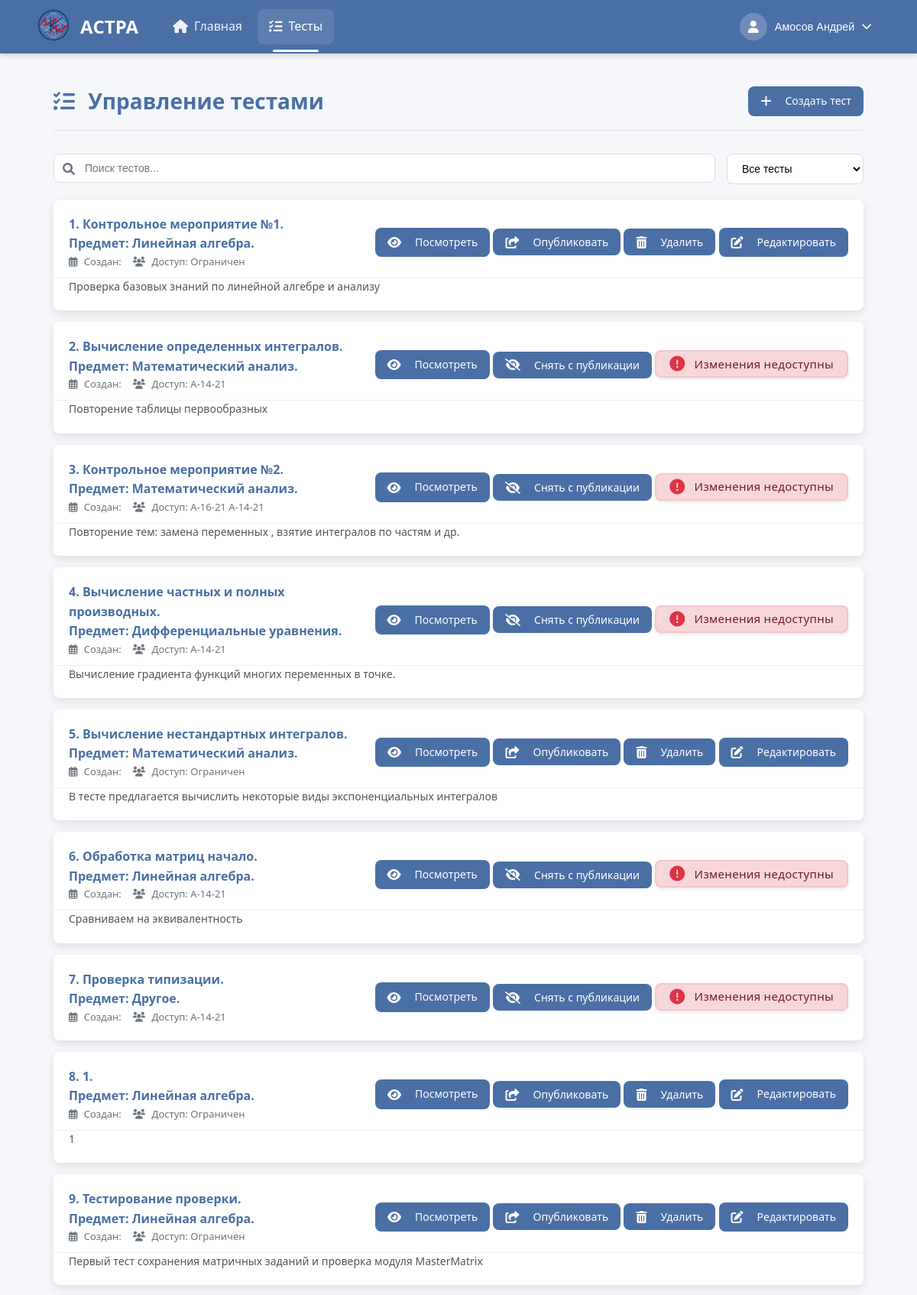
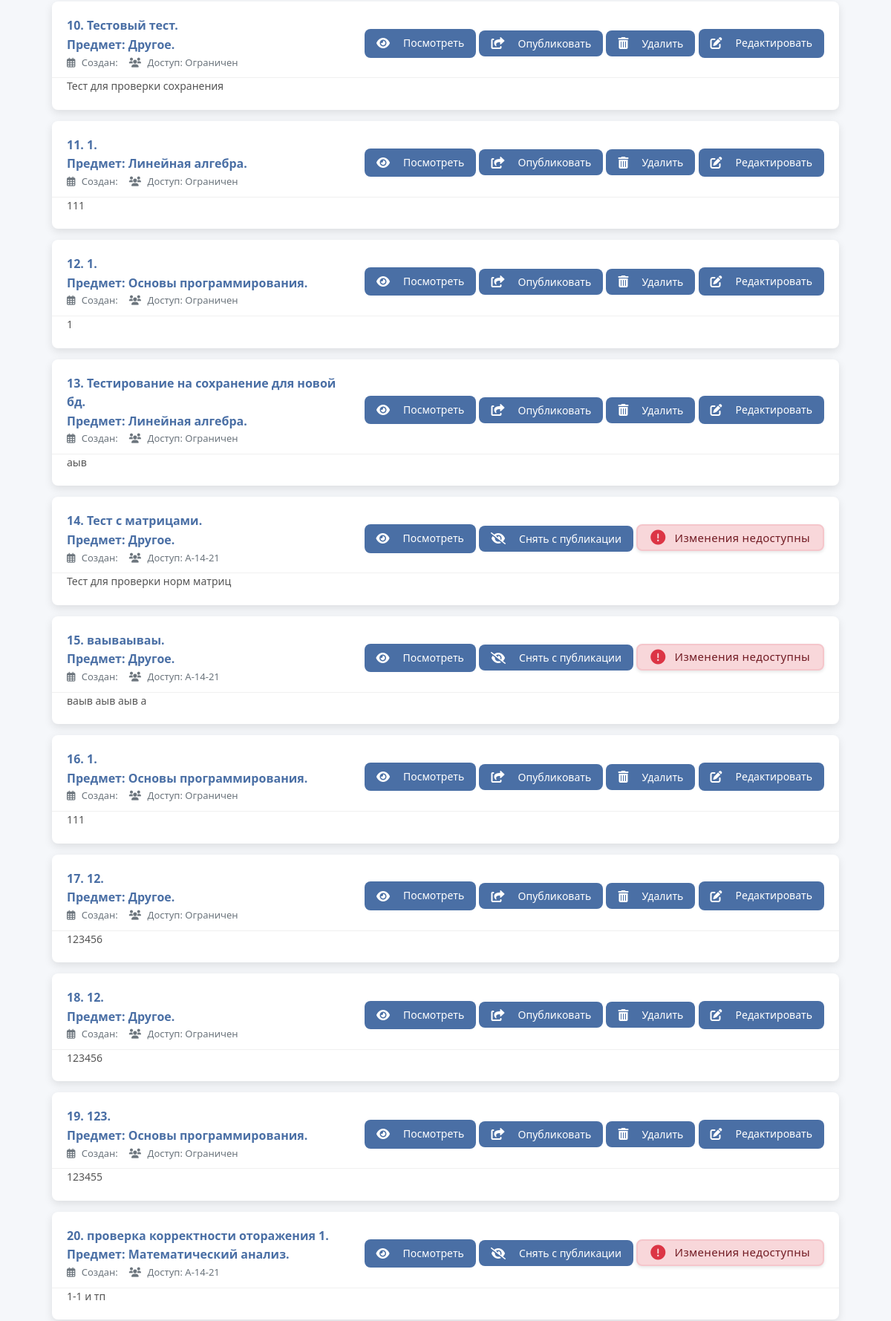
Screenshot of /TestsCreate/listTests/ (signed in, upper part) with the database file from the repository (2 pictures, top to bottom).
### users/models.py (models this page shows, shortened)
class CustomUser(AbstractBaseUser, PermissionsMixin):
    THEME_CHOICES = [
        ('light', 'Светлая'),
        ('dark', 'Тёмная'),
    ]
    email = models.EmailField(unique=True)
    role = models.CharField(max_length=10, choices=[('student', 'Student'), ('teacher', 'Teacher')])
    theme = models.CharField(max_length=10, choices=THEME_CHOICES, default='light')
    is_active = models.BooleanField(default=True)
    is_staff = models.BooleanField(default=False)
    objects = CustomUserManager()
    USERNAME_FIELD = 'email'
    REQUIRED_FIELDS = ['role']
    def get_full_name(self):
        if self.role == 'student' and hasattr(self, 'studentdata'):
            return f"{self.studentdata.last_name} {self.studentdata.first_name}"
        elif self.role == 'teacher' and hasattr(self, 'teacherdata'):
            return f"{self.teacherdata.last_name} {self.teacherdata.first_name}"
        return self.email
    def get_photo_url(self):
        if self.role == 'student' and hasattr(self, 'studentdata') and self.studentdata.photo:
            return self.studentdata.photo.url
        elif self.role == 'teacher' and hasattr(self, 'teacherdata') and self.teacherdata.photo:
            return self.teacherdata.photo.url
        return None

class TeacherData(models.Model):
    first_name = models.CharField(max_length=50, blank=False)
    last_name = models.CharField(max_length=50, blank=False)
    middle_name = models.CharField(max_length=50)
    photo = models.ImageField(upload_to='user_photos/', blank=True, null=True)
    institute = models.ForeignKey(StudentInstitute, default=6, on_delete=models.PROTECT)
    data_map = models.OneToOneField(CustomUser, on_delete=models.CASCADE)

class StudentGroup(models.Model):
    name = models.CharField(max_length=20, unique=True)
    name_inst = models.ForeignKey(StudentInstitute, on_delete=models.PROTECT)

### create_tests/models.py (models this page shows, shortened)
class AboutTest(models.Model):
    objects = None
    name_tests = models.CharField(max_length=255, blank=False)  # Название теста
    creator = models.ForeignKey(TeacherData, on_delete=models.PROTECT, null=True, blank=True,
                                related_name='created_tests')  # Создатель теста
    time_to_solution = models.DurationField(default=timedelta(hours=1, minutes=30))
    name_slug_tests = models.SlugField(max_length=255, unique=True, db_index=True, verbose_name="URL")  # Слаг имени
    num_of_attempts = models.IntegerField(blank=True, default=1)  # Количество попыток для решения
    type_of_result = models.IntegerField(blank=True, default=1)  # Тип возвращаемого результата
    description = models.CharField(max_length=150, default="", blank=True)
    is_published = models.IntegerField(default=0)
    is_done = models.IntegerField(default=1)
    is_draft = models.BooleanField(default=False)
    subj = models.ForeignKey(Subjects,
                             on_delete=models.PROTECT,
                             default=1)
    expressions = models.ManyToManyField(AboutExpressions)
    task_groups = models.ManyToManyField(TaskGroup, blank=True)  # Новые группы заданий

class Subjects(models.Model):
    name = models.CharField(max_length=100, unique=True, default="Другое")
    def __str__(self):
        return self.name

class PublishedGroup(models.Model):
    group_name = ForeignKey(StudentGroup, on_delete=models.PROTECT)
    test_name = ForeignKey(AboutTest, on_delete=models.PROTECT)
    teacher_name = ForeignKey(TeacherData, on_delete=models.PROTECT)

### create_tests/views.py (the view)
# urls.py: path('listTests/', views.test_list, name='test_list'),
@login_required
@role_required(['teacher', 'admin'])
def test_list(request):
    all_groups = StudentGroup.objects.all().select_related('institute')
    institutes = StudentInstitute.objects.all().prefetch_related('studentgroup_set')
    tests = AboutTest.objects.all()
    published = PublishedGroup.objects.select_related('group_name', 'test_name')
    published_groups = [pg.group_name for pg in published]
    return render(request, 'create_tests/all_test_for_teach.html', {
        'tests': tests,
        'all_groups': all_groups,
        'institutes': institutes,
        'groups': published_groups,
        'published': published
    })

### users/context_processors.py (called while the page is built)
def user_role(request):
    if request.user.is_authenticated:
        return {'user_role': request.user.role}
    return {}

### create_tests/templates/create_tests/all_test_for_teach.html (shortened to what this page needs)
{% extends 'create_tests/header.html' %}
{% load static %}
{% load my_filters %}
{% block extra_css %}
    <link rel="stylesheet" href="{% static 'css/all_test_for_teach.css' %}">
    <link rel="stylesheet" href="{% static 'libs/fontawesome/css/all.min.css' %}">
{% endblock %}
{% block content %}
<div class="container">
    <div class="header">
        <h1><i class="fas fa-tasks"></i> Управление тестами</h1>
        <div class="actions">
            <a href="{% url 'create_tests:create_test' %}" class="btn btn-primary">
                <i class="fas fa-plus"></i> Создать тест
            </a>
        </div>
    </div>
    <div class="search-filter">
        <div class="search-box">
            <i class="fas fa-search"></i>
            <input type="text" id="testSearch" placeholder="Поиск тестов...">
        </div>
        <div class="filter-box">
            <select id="testFilter">
                <option value="all">Все тесты</option>
            </select>
        </div>
    </div>
    <div class="tests-container">
        {% if tests %}
            <ul class="tests-list">
                {% for test in tests %}
                <li class="test-card" data-slug="{{ test.name_slug_tests }}" data-published="{% if test.is_published %}true{% else %}false{% endif %}">
                    <div class="test-main">
                        <div class="test-info">
                            <div class="base_info">
                                <span class="test-subj">{{ forloop.counter }}. {{ test.name_tests }}.</span>
                                <span class="test-number">Предмет: {{ test.subj }}.</span>
                            </div>
                            <div class="test-meta">
                                <span><i class="far fa-calendar-alt"></i> Создан: {{ test.created_at|date:"d.m.Y" }}</span>
                                <span><i class="fas fa-users"></i>
                                    Доступ:
                                    {% with found=0 %}
                                        {% for pub in published %}
                                            {% if pub.test_name.id == test.id %}
                                                {{ pub.group_name.name }}
                                            {% endif %}
                                        {% endfor %}
                                        {% if not test.is_published %}Ограничен{% endif %}
                                    {% endwith %}
                                </span>
                            </div>
                        </div>
                        <div class="test-actions">
                            <a href="{% url 'create_tests:some_test' test.name_slug_tests %}" class="btn btn-watch">
                                <i class="fa-solid fa-eye"></i> Посмотреть
                            </a>
                            {% if not test.is_published %}
                                <button class="btn btn-publish publish-btn"
                                        data-slug="{{ test.name_slug_tests }}"
                                        data-url="{% url 'create_tests:publish_test' test.name_slug_tests %}">
                                    <i class="fas fa-share-square"></i> Опубликовать
                                </button>
                                <button class="btn btn-danger delete-btn"
                                        data-slug="{{ test.name_slug_tests }}"
                                        data-url="{% url 'create_tests:delete_test' test.name_slug_tests %}">
                                    <i class="fas fa-trash-alt"></i> Удалить
                                </button>
                                <a href="{% url 'create_tests:edit_test' test.name_slug_tests %}" class="btn btn-edit">
                                    <i class="fas fa-edit"></i> Редактировать
                                </a>
                                {% else %}
                                    <button class="btn btn-unpublish unpublish-btn"
                                            data-url="{% url 'create_tests:unpublish_test' test.name_slug_tests %}">
                                        <i class="fa-solid fa-eye-slash"></i> Снять с публикации
                                    </button>
                                    <div class="edit-disabled-notice">
                                        <i class="fas fa-exclamation-circle"></i>
                                        <span>Изменения недоступны</span>
                                    </div>
                                {% endif %}
                        </div>
                    </div>
                    {% if test.description %}
                    <div class="test-description">
                        <p>{{ test.description }}</p>
                    </div>
                    {% endif %}
                </li>
                {% endfor %}
            </ul>
        {% endif %}
    </div>
</div>
{% endblock %}

### create_tests/templates/create_tests/header.html (shortened to what this page needs)
<!DOCTYPE html>
<html lang="ru">
<head>
    {% load static %}
    <link rel="stylesheet" href="{% static 'css/header.css' %}">
    <link rel="stylesheet" href="{% static 'css/dark-theme.css' %}">
    <link rel="stylesheet" href="{% static 'libs/fontawesome/css/all.min.css' %}">
    {% block extra_css %}{% endblock %}
</head>
<body data-theme="{{ user.theme|default:'light' }}" data-user-theme="{{ user.theme|default:'light' }}">
<header class="app-header">
    <div class="header-container">
        <div class="header-brand">
            <span class="logo-icon">
                <img src="{% static 'images/logo.png' %}" alt="" style="width: 40px; height: 40px;">
            </span>
            <h2><span class="logo-text">АСТРА</span></h2>
        </div>
        <nav class="main-nav">
            <ul class="nav-list">
                {% if user.role == 'teacher' %}
                    <li class="nav-item">
                        <a href="/personaInf/" class="nav-link {% if request.path == '/personaInf/' %}active{% endif %}">
                            <i class="fas fa-home"></i>
                            <span>Главная</span>
                        </a>
                    </li>
                    <li class="nav-item">
                        <a href="/TestsCreate/listTests/" class="nav-link {% if '/TestsCreate/listTests/' in request.path %}active{% endif %}">
                            <i class="fas fa-tasks"></i>
                            <span>Тесты</span>
                        </a>
                    </li>
                {% endif %}
            </ul>
        </nav>
        <div class="user-controls">
            <div class="profile-dropdown">
                <button class="profile-btn" id="profileBtn">
                    <div class="avatar">
                        {% if user.get_photo_url %}
                            <img src="{{ user.get_photo_url }}" alt="Фото профиля" style="width: 100%; height: 100%; border-radius: 50%; object-fit: cover;">
                        {% else %}
                            <i class="fas fa-user"></i>
                        {% endif %}
                    </div>
                    <span class="username">{{ user.get_full_name }}</span>
                    <i class="fas fa-chevron-down"></i>
                </button>
            </div>
        </div>
    </div>
</header>
<main class="app-main">
    {% block content %}{% endblock %}
</main>
</body>
</html>

### create_tests/static/css/header.css (style rules this page uses)
:root { --primary-color: #4a6fa5; --primary-hover: #3a5a8a; --secondary-color: #6c757d; --success-color: #28a745; --danger-color: #dc3545; --warning-color: #ffc107; --info-color: #17a2b8; --light-color: #f8f9fa; --dark-color: #343a40; --text-light: #ffffff; --text-dark: #212529; --border-color: rgba(0, 0, 0, 0.1); --shadow-sm: 0 1px 3px rgba(0, 0, 0, 0.1); --shadow-md: 0 4px 6px rgba(0, 0, 0, 0.1); --shadow-lg: 0 10px 15px rgba(0, 0, 0, 0.1); --transition: all 0.3s ease; --border-radius: 8px; }
* { margin: 0; padding: 0; box-sizing: border-box; }
body { font-family: 'Segoe UI', Tahoma, Geneva, Verdana, sans-serif; line-height: 1.6; color: var(--text-dark); background-color: #f5f7fa; padding-top: 70px; }
.app-header { position: fixed; top: 0; left: 0; right: 0; height: 70px; background-color: var(--primary-color); color: var(--text-light); box-shadow: var(--shadow-md); z-index: 1000; }
.header-container { display: flex; justify-content: space-between; align-items: center; height: 100%; max-width: 95%; margin: 0 auto; padding: 0 20px; }
.header-brand { display: flex; align-items: center; gap: 15px; }
.nav-link.active, .mobile-nav-link.active { background-color: rgba(255, 255, 255, 0.1); color: var(--text-light); position: relative; }
.nav-link.active::after { content: ''; position: absolute; bottom: -10px; left: 50%; transform: translateX(-50%); width: 60%; height: 3px; background-color: var(--text-light); border-radius: 3px; }
.logo-icon { font-size: 3rem; color: #ffd700; }
.logo-text { size 500px; }
.main-nav { flex-grow: 1; margin: 0 30px; }
.nav-list { display: flex; list-style: none; gap: 5px; }
.nav-item { position: relative; }
.nav-link { display: flex; align-items: center; padding: 10px 15px; color: rgba(255, 255, 255, 0.9); text-decoration: none; border-radius: var(--border-radius); transition: var(--transition); gap: 8px; font-weight: 500; }
.nav-link i { font-size: 1.1rem; }
.nav-link:hover, .nav-link.active { background-color: rgba(255, 255, 255, 0.1); color: var(--text-light); }
.user-controls { display: flex; align-items: center; gap: 15px; }
.profile-dropdown { position: relative; }
.profile-btn { display: flex; align-items: center; background: none; border: none; color: var(--text-light); cursor: pointer; gap: 10px; padding: 5px 10px; border-radius: 20px; transition: var(--transition); }
.avatar { width: 36px; height: 36px; border-radius: 50%; background-color: rgba(255, 255, 255, 0.2); display: flex; align-items: center; justify-content: center; font-size: 1rem; }
.username { font-weight: 500; font-size: 0.9rem; }
.app-main { min-height: calc(100vh - 70px); padding: 20px; max-width: 95%; margin: 0 auto; }

### static/css/dark-theme.css (style rules this page uses)
* { transition: background-color 0.3s ease, color 0.3s ease, border-color 0.3s ease; }

### rows the page displays
CustomUser: get_full_name "Амосов Андрей"
AboutTest: name_tests "Контрольное мероприятие №1", subj "Линейная алгебра", is_published "Ограничен", description "Проверка базовых знаний по линейной алгебре и анализу"
AboutTest: name_tests "Вычисление определенных интегралов", subj "Математический анализ", is_published 1 (drawn), description "Повторение таблицы первообразных"
PublishedGroup: group_name.name "А-14-21"
AboutTest: name_tests "Контрольное мероприятие №2", subj "Математический анализ", is_published 1 (drawn), description "Повторение тем: замена переменных , взятие интегралов по частям и др."
PublishedGroup: group_name.name "А-16-21"
PublishedGroup: group_name.name "А-14-21"
AboutTest: name_tests "Вычисление частных и полных производных", subj "Дифференциальные уравнения", is_published 1 (drawn), description "Вычисление градиента функций многих переменных в точке."
PublishedGroup: group_name.name "А-14-21"
AboutTest: name_tests "Вычисление нестандартных интегралов", subj "Математический анализ", is_published "Ограничен", description "В тесте предлагается вычислить некоторые виды экспоненциальных интегралов"
AboutTest: name_tests "Обработка матриц начало", subj "Линейная алгебра", is_published 1 (drawn), description "Сравниваем на эквивалентность"
PublishedGroup: group_name.name "А-14-21"
AboutTest: name_tests "Проверка типизации", subj "Другое", is_published 1 (drawn)
PublishedGroup: group_name.name "А-14-21"
AboutTest: name_tests "1", subj "Линейная алгебра", is_published "Ограничен", description "1"
AboutTest: name_tests "Тестирование проверки", subj "Линейная алгебра", is_published "Ограничен", description "Первый тест сохранения матричных заданий и проверка модуля MasterMatrix"
AboutTest: name_tests "Тестовый тест", subj "Другое", is_published "Ограничен", description "Тест для проверки сохранения"
AboutTest: name_tests "1", subj "Линейная алгебра", is_published "Ограничен", description "111"
AboutTest: name_tests "1", subj "Основы программирования", is_published "Ограничен", description "1"
AboutTest: name_tests "Тестирование на сохранение для новой бд", subj "Линейная алгебра", is_published "Ограничен", description "аыв"
AboutTest: name_tests "Тест с матрицами", subj "Другое", is_published 1 (drawn), description "Тест для проверки норм матриц"
PublishedGroup: group_name.name "А-14-21"
AboutTest: name_tests "ваываываы", subj "Другое", is_published 1 (drawn), description "ваыв аыв аыв а"
PublishedGroup: group_name.name "А-14-21"
AboutTest: name_tests "1", subj "Основы программирования", is_published "Ограничен", description "111"
AboutTest: name_tests "12", subj "Другое", is_published "Ограничен", description "123456"
AboutTest: name_tests "12", subj "Другое", is_published "Ограничен", description "123456"
AboutTest: name_tests "123", subj "Основы программирования", is_published "Ограничен", description "123455"
AboutTest: name_tests "проверка корректности оторажения 1", subj "Математический анализ", is_published 1 (drawn), description "1-1 и тп"
PublishedGroup: group_name.name "А-14-21"
